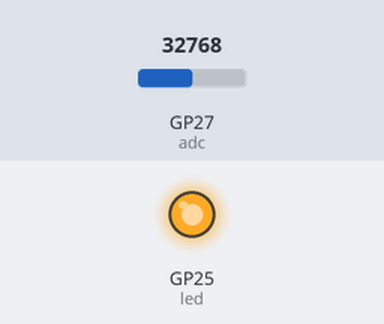
Bench run of a program on a simulated Raspberry Pi Pico running MicroPython. On the bench: output pins drawn as LEDs (lit = HIGH). The inputs (shaded band) are chosen by the test bench; at power-on: GP27 (adc) = 32768 (analog values on the 0–65535 scale).

Above: at 1.2 s.
1.3 s: GP27 (adc) set to 7864
At 1.9 s:
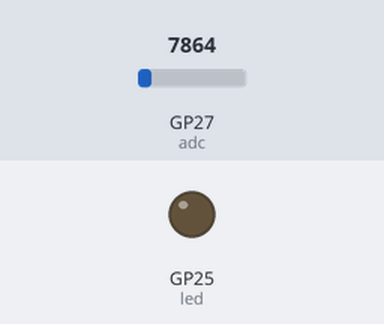
4.8 s: GP27 (adc) set to 0
Timing chart, 0 to 5.2 s (numbered marks = the images above; inputs shaded):
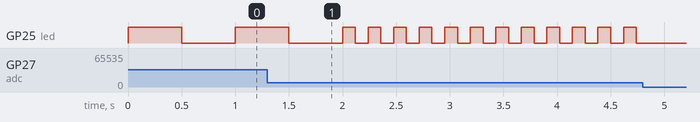

Measured:
- by itself, GP25 (led): repeats every 0.24 s: HIGH 0.12 s, LOW 0.12 s

The program:

01_AD-conversion.py
```python
from machine import Pin, ADC
import time

adc = ADC(Pin(27))
led = Pin("LED", Pin.OUT)
max_adc_value = 65535

while True:
    adc_value = adc.read_u16()
    delay = int((adc_value / max_adc_value) * 1000)
    led.on()
    time.sleep_ms(delay)
    led.off()
    time.sleep_ms(delay)
```
